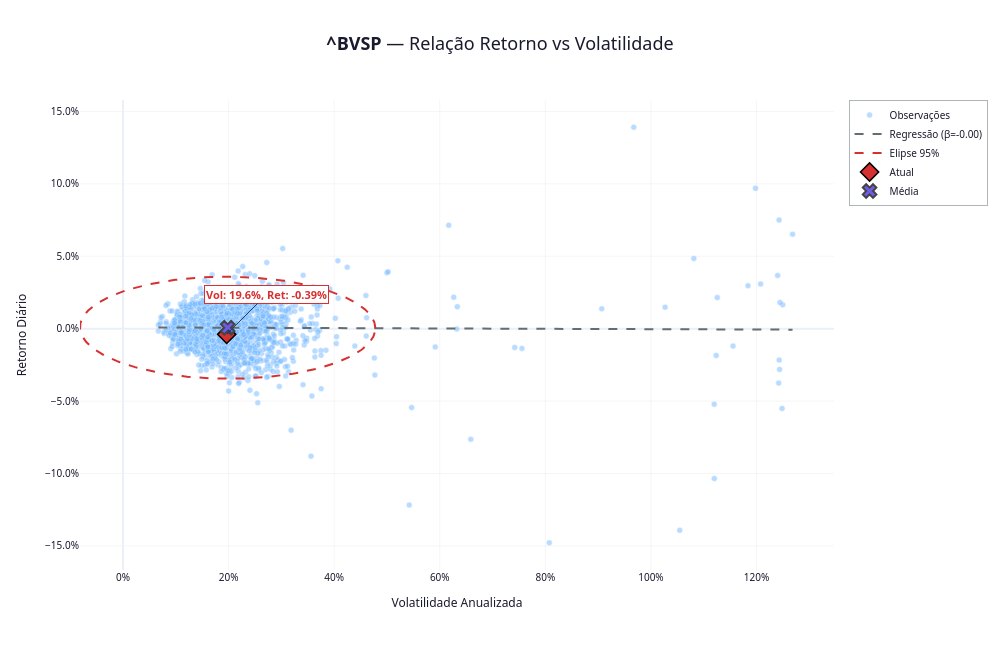

Source (notebook cell):
### Code cell
# ══════════════════════════════════════════════════════════════
# SCATTER: RETORNO vs VOLATILIDADE + ELIPSE DE CONFIANÇA
# ══════════════════════════════════════════════════════════════

# Dados
x = df['vol'].dropna()
y = df.loc[x.index, 'ret']

x_atual = x.iloc[-1]
y_atual = y.iloc[-1]

# Regressão linear
coef = np.polyfit(x, y, 1)
poly = np.poly1d(coef)
x_reg = np.linspace(x.min(), x.max(), 200)
y_reg = poly(x_reg)

# Elipse de confiança 95%
cov = np.cov(x, y)
vals, vecs = np.linalg.eig(cov)
order = vals.argsort()[::-1]
vals, vecs = vals[order], vecs[:, order]

theta = np.linspace(0, 2 * np.pi, 300)
chi_val = np.sqrt(chi2.ppf(0.95, 2))

ellipse_x = chi_val * np.sqrt(vals[0]) * np.cos(theta)
ellipse_y = chi_val * np.sqrt(vals[1]) * np.sin(theta)
ellipse = np.dot(vecs, np.vstack([ellipse_x, ellipse_y]))
ellipse_x_rot = ellipse[0] + x.mean()
ellipse_y_rot = ellipse[1] + y.mean()

# Figura
fig = go.Figure()

# Dispersão
fig.add_trace(go.Scatter(
    x=x, y=y,
    mode='markers',
    name='Observações',
    marker=dict(
        size=6,
        color=CORES['fundo_hist'],
        opacity=0.5,
        line=dict(color='white', width=0.5)
    ),
    hovertemplate='Vol: %{x:.2%}<br>Ret: %{y:.2%}<extra></extra>'
))

# Regressão
fig.add_trace(go.Scatter(
    x=x_reg, y=y_reg,
    mode='lines',
    name=f'Regressão (β={coef[0]:.2f})',
    line=dict(color=CORES['neutro'], dash='dash', width=2)
))

# Elipse 95%
fig.add_trace(go.Scatter(
    x=ellipse_x_rot, y=ellipse_y_rot,
    mode='lines',
    name='Elipse 95%',
    line=dict(color=CORES['negativo'], dash='dash', width=2)
))

# Ponto atual
fig.add_trace(go.Scatter(
    x=[x_atual], y=[y_atual],
    mode='markers',
    name='Atual',
    marker=dict(
        size=14,
        color=CORES['negativo'],
        symbol='diamond',
        line=dict(color='black', width=1.5)
    )
))

# Centro
fig.add_trace(go.Scatter(
    x=[x.mean()], y=[y.mean()],
    mode='markers',
    name='Média',
    marker=dict(
        size=12,
        color=CORES['tendencia'],
        symbol='x',
        line=dict(width=2)
    )
))

# Anotação do ponto atual
fig.add_annotation(
    x=x_atual, y=y_atual,
    text=f"<b>Vol: {x_atual:.1%}, Ret: {y_atual:.2%}</b>",
    showarrow=True, arrowhead=2,
    ax=40, ay=-40,
    font=dict(size=11, color=CORES['negativo']),
    bgcolor='white',
    bordercolor=CORES['negativo'],
    borderwidth=1
)

# Layout
fig.update_layout(
    template='plotly_white',
    height=650,
    width=1000,
    title=dict(
        text=f"<b>{param['ticker'].upper()}</b> — Relação Retorno vs Volatilidade",
        font=dict(size=18, color=CORES['principal']),
        x=0.5, xanchor='center'
    ),
    xaxis_title='Volatilidade Anualizada',
    yaxis_title='Retorno Diário',
    legend=dict(
        bgcolor='rgba(255,255,255,0.9)',
        bordercolor=CORES['neutro'],
        borderwidth=0.5,
        font=dict(size=10)
    ),
    font=dict(family='Segoe UI, Arial', size=10, color=CORES['principal'])
)

fig.update_xaxes(
    showgrid=True, gridwidth=0.5, gridcolor='rgba(0,0,0,0.08)',
    tickformat='.0%'
)
fig.update_yaxes(
    showgrid=True, gridwidth=0.5, gridcolor='rgba(0,0,0,0.08)',
    tickformat='.1%'
)

fig.show()

### Figure 1 — Plotly figure (JSON) as saved in the notebook; plotly's stock layout.template omitted (floating-point values rounded to 4 significant figures; data arrays with more than 128 entries replaced by an {"elided": "..."} marker saying what was removed)
{"data": [{"hovertemplate": "Vol: %{x:.2%}<br>Ret: %{y:.2%}<extra></extra>", "marker": {"color": "#74b9ff", "line": {"color": "white", "width": 0.5}, "opacity": 0.5, "size": 6}, "mode": "markers", "name": "Observações", "type": "scatter", "x": {"elided": "2422 float values"}, "y": {"elided": "2422 float values"}}, {"line": {"color": "#636e72", "dash": "dash", "width": 2}, "mode": "lines", "name": "Regressão (β=-0.00)", "type": "scatter", "x": {"elided": "200 float values"}, "y": {"elided": "200 float values"}}, {"line": {"color": "#d63031", "dash": "dash", "width": 2}, "mode": "lines", "name": "Elipse 95%", "type": "scatter", "x": {"elided": "300 float values"}, "y": {"elided": "300 float values"}}, {"marker": {"color": "#d63031", "line": {"color": "black", "width": 1.5}, "size": 14, "symbol": "diamond"}, "mode": "markers", "name": "Atual", "type": "scatter", "x": [0.1963], "y": [-0.003918]}, {"marker": {"color": "#6c5ce7", "line": {"width": 2}, "size": 12, "symbol": "x"}, "mode": "markers", "name": "Média", "type": "scatter", "x": [0.1982], "y": [0.000661]}], "layout": {"annotations": [{"arrowhead": 2, "ax": 40, "ay": -40, "bgcolor": "white", "bordercolor": "#d63031", "borderwidth": 1, "font": {"color": "#d63031", "size": 11}, "showarrow": true, "text": "<b>Vol: 19.6%, Ret: -0.39%</b>", "x": 0.1963, "y": -0.003918}], "font": {"color": "#1a1a2e", "family": "Segoe UI, Arial", "size": 10}, "height": 650, "legend": {"bgcolor": "rgba(255,255,255,0.9)", "bordercolor": "#636e72", "borderwidth": 0.5, "font": {"size": 10}}, "title": {"font": {"color": "#1a1a2e", "size": 18}, "text": "<b>^BVSP</b> — Relação Retorno vs Volatilidade", "x": 0.5, "xanchor": "center"}, "width": 1000, "xaxis": {"gridcolor": "rgba(0,0,0,0.08)", "gridwidth": 0.5, "showgrid": true, "tickformat": ".0%", "title": {"text": "Volatilidade Anualizada"}}, "yaxis": {"gridcolor": "rgba(0,0,0,0.08)", "gridwidth": 0.5, "showgrid": true, "tickformat": ".1%", "title": {"text": "Retorno Diário"}}}}
